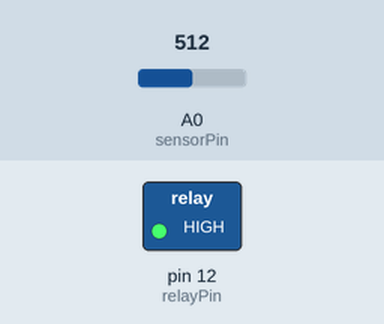
The sketch below on a simulated Arduino Uno, built with avr-gcc and run on an emulated ATmega328P. Parts: switched loads named in the sketch (green lamp = pin HIGH). The test bench sets the inputs (shaded band); at power-on: A0 (sensorPin) = 512. What the sketch prints to the serial monitor is not drawn.

Above: at 2.5 s.
At 15.5 s:
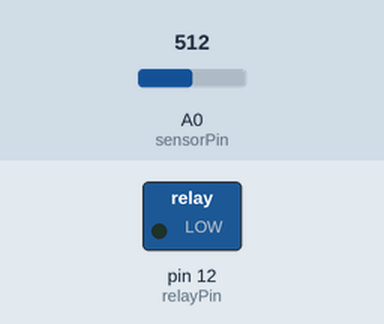
Timing chart, 0 to 33.8 s (numbered marks = the images above):
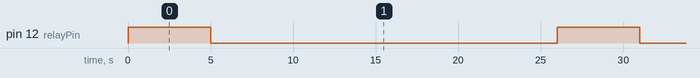

The sketch:

sibasic.ino
```cpp
// smart irrigation basic

int sensorPin = A0;
int sensorValue = 0;
int relayPin = 12;

void setup(){
  pinMode(sensorPin, INPUT);
  pinMode(relayPin, OUTPUT);
  Serial.begin(9600);
}

void loop(){
  sensorValue = analogRead(sensorPin);
  Serial.println(sensorValue);

  if(sensorValue > 440) {
    digitalWrite(relayPin, 1);
    // pause to let water infiltrate
    // adjust according to hose length
    delay(5000);
    digitalWrite(relayPin, 0);
    delay(20000);
  } else {
    digitalWrite(relayPin, 0);
  }

  delay(1000);
}
```

Measured:
- by itself, pin 12 (relayPin): alternates HIGH for 5.0 s and LOW for 21.0 s
